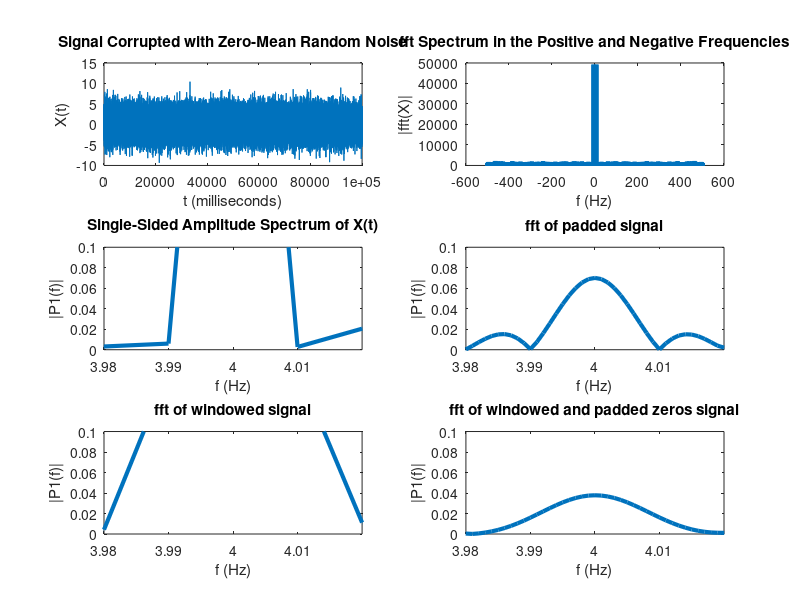
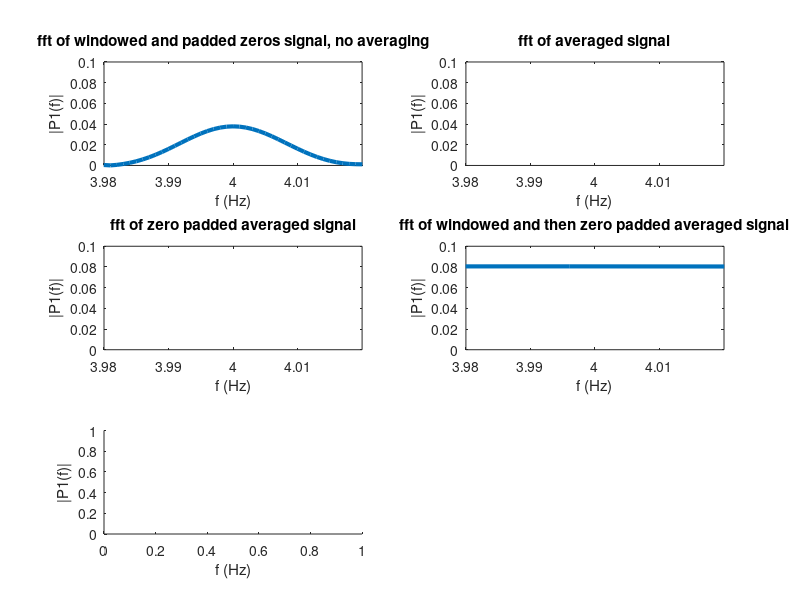

The MATLAB script that drew these images, in order: (Note: this script raises an error after producing the figures.)
clear all; close all; clc;

tic;
ExpectedMaxFreq = 50;
Fs = 1000;            % Sampling frequency                    
T = 1/Fs;             % Sampling period       
L = 100000;             % Length of signal
Sections = floor(L/(ExpectedMaxFreq*20));
SamplesPerSection = floor(L/Sections);
indexs = 1:SamplesPerSection:L;
t = (0:L-1)*T;        % Time vector
paddingMultiplier = 10;
xwindow = [3.98 4.02];
ywindow = [0 0.1];

S = 0.7*sin(2*pi*4*t) + sin(2*pi*7*t);
X = S + 2*randn(size(t));

%% Basic FFTs
% Take FFT
Y = fft(X,L);
P2 = abs(Y/L);
P1 = P2(1:L/2+1);
P1(2:end-1) = 2*P1(2:end-1);
f = Fs/L*(0:(L/2));

% Padded FFT
NewL = L*paddingMultiplier;
Y_padded = fft(X,NewL);
P2_padded = abs(Y_padded/(NewL));
P1_padded = P2_padded(1:(NewL)/2+1);
P1_padded(2:end-1) = 2*P1_padded(2:end-1);
f_padded = Fs/(NewL)*(0:((NewL)/2));

% Windowed FFT
Y_windowed = fft(X'.*hamming(L),L);
P2_windowed = abs(Y_windowed/(L));
P1_windowed = P2_windowed(1:(L)/2+1);
P1_windowed(2:end-1) = 2*P1_windowed(2:end-1);
f_windowed = Fs/(L)*(0:((L)/2));

% Windowed and padded FFT
Y_windowed_padded = fft(X'.*hamming(L),NewL);
P2_windowed_padded = abs(Y_windowed_padded/(NewL));
P1_windowed_padded = P2_windowed_padded(1:(NewL)/2+1);
P1_windowed_padded(2:end-1) = 2*P1_windowed_padded(2:end-1);
f_windowed_padded = Fs/(NewL)*(0:((NewL)/2));
%% Plots 1
figure(1);
subplot(3,2,1)
plot(1000*t,X)
title("Signal Corrupted with Zero-Mean Random Noise")
xlabel("t (milliseconds)")
ylabel("X(t)")
subplot(3,2,2)
plot(Fs/L*(-L/2:L/2-1),abs(fftshift(Y)),"LineWidth",3)
title("fft Spectrum in the Positive and Negative Frequencies")
xlabel("f (Hz)")
ylabel("|fft(X)|")
subplot(3,2,3)
plot(f,P1,"LineWidth",3) 
title("Single-Sided Amplitude Spectrum of X(t)")
xlabel("f (Hz)")
ylabel("|P1(f)|")
xlim(xwindow)
ylim(ywindow)
subplot(3,2,4)
plot(f_padded,P1_padded,"LineWidth",3) 
title('fft of padded signal')
xlabel("f (Hz)")
ylabel("|P1(f)|")
xlim(xwindow)
ylim(ywindow)
subplot(3,2,5)
plot(f_windowed,P1_windowed,"LineWidth",3) 
title('fft of windowed signal')
xlabel("f (Hz)")
ylabel("|P1(f)|")
xlim(xwindow)
ylim(ywindow)
subplot(3,2,6)
plot(f_windowed_padded,P1_windowed_padded,"LineWidth",3) 
title('fft of windowed and padded zeros signal')
xlabel("f (Hz)")
ylabel("|P1(f)|")
xlim(xwindow)
ylim(ywindow)
%% Next Lever FFTs
% Split signal into sections and avg FFTs]
count = 0;
P1_avg = zeros(Sections,SamplesPerSection+1);
Y_avg = zeros(1,(SamplesPerSection+1));
for i = 1:Sections-1
    count = count+1;
    Y_avg = fft(X(indexs(i):indexs(i+1)),SamplesPerSection+1);
    P2_avg(count,:) = abs(Y_avg/SamplesPerSection+1);
end
P2_avg = mean(P2_avg,1);
P1_avg = P2_avg(1:(SamplesPerSection+1)/2+1);
P1_avg(2:end-1) = 2*P1_avg(2:end-1);
P1_avg = P1_avg - mean(P1_avg)+0.05;
f_avg = Fs/(SamplesPerSection+1)*(0:((SamplesPerSection+1)/2));

% Split signal into sections and zero pad then avg
count = 0;
NewL = (SamplesPerSection+1)*paddingMultiplier;
P1_avg_zero = zeros(Sections,NewL);
Y_avg_zero = zeros(1,(NewL));
for i = 1:Sections-1
    count = count+1;
    Y_avg_zero = fft(X(indexs(i):indexs(i+1)),NewL);
    P2_avg_zero(count,:) = abs(Y_avg_zero/NewL);
end
P2_avg_zero = mean(P2_avg_zero,1);
P1_avg_zero = P2_avg_zero(1:(NewL)/2+1);
P1_avg_zero(2:end-1) = 2*P1_avg_zero(2:end-1);
P1_avg_zero = P1_avg_zero - mean(P1_avg_zero)+0.05;
f_avg_zero = Fs/(NewL)*(0:((NewL)/2));

% Split signal into sections and window then avg
count = 0;
NewL = (SamplesPerSection+1);
P1_avg_window = zeros(Sections,NewL);
Y_avg_window = zeros(1,(NewL));
for i = 1:Sections-1
    count = count+1;
    Y_avg_window = fft(X(indexs(i):indexs(i+1))'.*hamming(NewL),NewL);
    P2_avg_window(count,:) = abs(Y_avg_window/NewL);
end
P2_avg_window = mean(P2_avg_window,1);
P1_avg_window = P2_avg_window(1:(NewL)/2+1);
P1_avg_window(2:end-1) = 2*P1_avg_window(2:end-1);
P1_avg_window = P1_avg_window - mean(P1_avg_window)+0.05;
f_avg_window = Fs/(NewL)*(0:((NewL)/2));

% Split signal into sections, window, zero pad, and then avg
% Split signal into sections and window then avg
count = 0;
NewL = (SamplesPerSection+1)*paddingMultiplier;
P1_avg_window_zero = zeros(Sections,NewL);
Y_avg_window_zero = zeros(1,(NewL));
for i = 1:Sections-1
    count = count+1;
    Y_avg_window_zero = fft(X(indexs(i):indexs(i+1))'.*hamming(NewL/paddingMultiplier),NewL);
    P2_avg_window_zero(count,:) = abs(Y_avg_window_zero/NewL);
end
P2_avg_window_zero = mean(P2_avg_window_zero,1);
P1_avg_window_zero = P2_avg_window_zero(1:(NewL)/2+1);
P1_avg_window_zero(2:end-1) = 2*P1_avg_window_zero(2:end-1);
P1_avg_window_zero = P1_avg_window_zero - mean(P1_avg_window_zero)+0.05;
f_avg_window_zero = Fs/(NewL)*(0:((NewL)/2));

%% Plots 2
figure(2);
subplot(3,2,1)
plot(f_windowed_padded,P1_windowed_padded,"LineWidth",3) 
title('fft of windowed and padded zeros signal, no averaging')
xlabel("f (Hz)")
ylabel("|P1(f)|")
xlim(xwindow)
ylim(ywindow)
subplot(3,2,2)
plot(f_avg,P1_avg,"LineWidth",3) 
title('fft of averaged signal')
xlabel("f (Hz)")
ylabel("|P1(f)|")
xlim(xwindow)
ylim(ywindow)
subplot(3,2,3)
plot(f_avg_zero,P1_avg_zero,"LineWidth",3) 
title('fft of zero padded averaged signal')
xlabel("f (Hz)")
ylabel("|P1(f)|")
xlim(xwindow)
ylim(ywindow)
subplot(3,2,4)
plot(f_avg_window,P1_avg_window,"LineWidth",3) 
title('fft of windowed averaged signal')
xlabel("f (Hz)")
ylabel("|P1(f)|")
xlim(xwindow)
ylim(ywindow)
subplot(3,2,4)
plot(f_avg_window_zero,P1_avg_window_zero,"LineWidth",3) 
title('fft of windowed and then zero padded averaged signal')
xlabel("f (Hz)")
ylabel("|P1(f)|")
xlim(xwindow)
ylim(ywindow)
subplot(3,2,5)

xlabel("f (Hz)")
ylabel("|P1(f)|")
[~,f,Power,N]=FFT(X,Fs);
psdy = Power(1:2^(N-1));
plot(f,psdy,'r'),  xlabel('  Frequency (Hz)'), ylabel(' Magnitude (w)'),
title('  Power Spectral Density'), grid on;
xlim(xwindow)
ylim(ywindow)

subplot(3,2,6)
xlabel("f (Hz)")
ylabel("|P1(f)|")
X = X'.*hamming(L);
addZeros = zeros(1,length(X)*paddingMultiplier)';
X = [X; addZeros];
[~,f,Power,N]=FFT(X,Fs);
ploty = Power(1:2^(N-1));
plot(f,ploty.*50,'r'),  xlabel('  Frequency (Hz)'), ylabel(' Magnitude (w)'),
title('  Power Spectral Density of windowed and zero padded signal'), grid on;
xlim(xwindow)
ylim(ywindow)

%% Super Saiyan 3 FFTs
% Choose a section size, scan across signal with section size to generate
% L - sectionsize "unique" signals, then window, zero pad, and average
% count = 0;
% NewI = L - SamplesPerSection;
% NewL = (SamplesPerSection+1)*paddingMultiplier;
% Scanned_P1_avg_window_zero = zeros(Sections,NewI);
% Scanned_Y_avg_window_zero = zeros(1,NewL);
% for i = 1:NewI
%     count = count+1;
%     Scanned_Y_avg_window_zero = fft(X(i:i+SamplesPerSection)'.*hamming(NewL/paddingMultiplier),NewL);
%     Scanned_P2_avg_window_zero(count,:) = abs(Scanned_Y_avg_window_zero/NewL);
% end
% 
% Scanned_P2_avg_window_zero = mean(Scanned_P2_avg_window_zero,1);
% Scanned_P1_avg_window_zero = Scanned_P2_avg_window_zero(1:(NewL)/2+1);
% Scanned_P1_avg_window_zero(2:end-1) = 2*Scanned_P1_avg_window_zero(2:end-1);
% Scanned_P1_avg_window_zero = Scanned_P1_avg_window_zero - mean(Scanned_P1_avg_window_zero)+0.05;
% Scanned_f_avg_window_zero = Fs/(NewL)*(0:((NewL)/2));

% Average FFTs from signal size of L, then L/2, L/3, L/4, etc. sizes, then
% window, zero pad, and average
% cascades = 3;
% queryFreq = 1:(((L+1)*paddingMultiplier/2)+1);
% paddingMultiplier = 4;
% count = 0;
% for j = 1:cascades
%     SamplesPerSection = floor(L/j);
%     NewL = (SamplesPerSection+1)*paddingMultiplier;
%     Cascade_P1_avg_window_zero = zeros(j,NewL);
%     Cascade_Y_avg_window_zero = zeros(1,(NewL));
%     indexs = floor(linspace(1,L,j+1));
%     for i = 1:j
%         count = count+1;
%         Cascade_Y_avg_window_zero = fft(X(indexs(i):indexs(i+1))'.*hamming((NewL-1)/paddingMultiplier-1),NewL);
%         Cascade_P2_avg_window_zero = abs(Cascade_Y_avg_window_zero/NewL);
%         xaxis = Fs/(NewL)*(0:((NewL)/2));
%         Cascade_P2_avg_window_zero = interp1(xaxis,Cascade_P2_avg_window_zero,queryFreq);
%         Cascade_P2_avg_window_zero(count,:) = Cascade_P2_avg_window_zero;
%     end
%     
% end
% 
% Cascade_P2_avg_window_zero = mean(Cascade_P2_avg_window_zero,1);
% Cascade_P1_avg_window_zero = Cascade_P2_avg_window_zero(1:(NewL)/2+1);
% Cascade_P1_avg_window_zero(2:end-1) = 2*Cascade_P1_avg_window_zero(2:end-1);
% Cascade_P1_avg_window_zero = Cascade_P1_avg_window_zero - mean(Cascade_P1_avg_window_zero)+0.05;
% Cascade_f_avg_window_zero = Fs/(NewL)*(0:((NewL)/2));

%% Plots 3
%subplot(3,2,5)
% plot(Scanned_f_avg_window_zero,Scanned_P1_avg_window_zero,"LineWidth",3) 
% title('fft of signal scanned then windowed and then zero padded averaged signal')
% xlabel("f (Hz)")
% ylabel("|P1(f)|")
% xlim(xwindow)
% ylim(ywindow)

toc;














